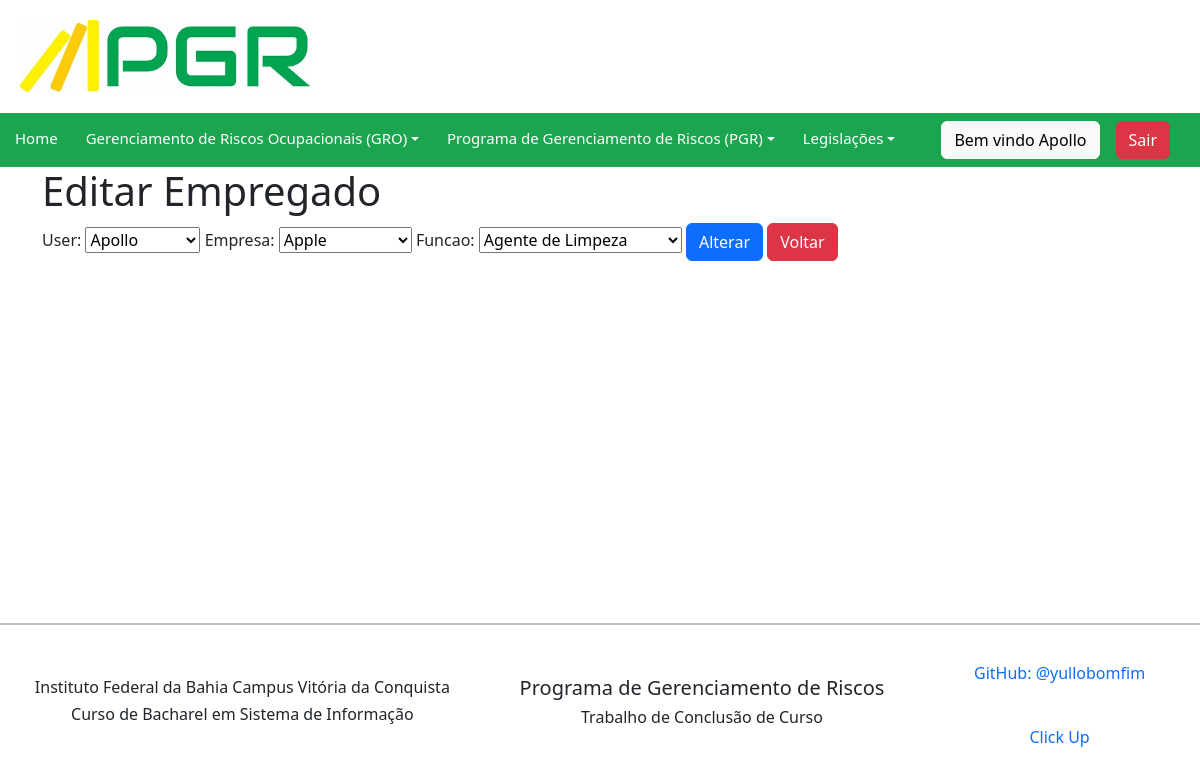
/empregado/update/12/ (signed in), run on the app's committed database.
### pgr/models.py (models this page shows, shortened)
class Empregado(models.Model):
    user = models.ForeignKey(User, on_delete=models.CASCADE)
    empresa = models.ForeignKey(Empresa, verbose_name=("empresa"), on_delete=models.CASCADE)
    funcao = models.ForeignKey(Funcao, verbose_name=("funcao"), on_delete=models.CASCADE)
    class Meta:
        verbose_name = "empregado"
        verbose_name_plural = "empregados"
        ordering = ['user']

### pgr/views.py (the view)
# urls.py: path('empregado/update/<int:pk>/', EmpregadoUpdateView.as_view(), name='empregado_update'),
class EmpregadoUpdateView(LoginRequiredMixin, UpdateView):
    login_url = reverse_lazy('login')
    model = Empregado
    form_class = EmpregadoForm
    template_name = 'empregado_update.html'
    success_url = reverse_lazy('empregado_list')

### pgr/forms.py
class EmpregadoForm(ModelForm):
    class Meta:
        model= Empregado
        fields = '__all__'

### pgr/models.py (called while the page is built)
    def __str__(self):
        return self.nome

    def __str__(self):
        return self.nome

### pgr/templates/empregado_update.html (shortened to what this page needs)
{% extends 'base.html' %}
{% load bootstrap %}
{% block content %}
<div class="container">
  <h1>Editar Empregado</h1>
  <form method="post">
    {{ form|bootstrap }}
    <button class="btn btn-primary" type="submit">Alterar</button>
    <a class="btn btn-danger" href="/empregado/">Voltar</a>
  </form>
</div>
  {% endblock %}

### pgr/templates/includes/navbar.html (shortened to what this page needs)
<nav class="navbar navbar-expand-lg navbar-light" style="background-color: #1ca54f;">
    <ul class="navbar-nav nav-text me-auto mb-2 mb-lg-0">
        <li class="nav-item">
            <a class="nav-link" href="{% url 'home'%}" >Home</a>
        </li>
        {% if user.is_authenticated %}
        <li class="nav-item dropdown dmenu">
            <a class="nav-link dropdown-toggle" href="#" id="navbardrop" data-toggle="dropdown">Gerenciamento de Riscos Ocupacionais (GRO)</a>
        </li>
        <li class="nav-item dropdown dmenu">
            <a class="nav-link dropdown-toggle" href="#" id="navbardrop" data-toggle="dropdown">Programa de Gerenciamento de Riscos (PGR)</a>
        </li>
        {% endif %}
        <li class="nav-item">
            <li class="nav-item dropdown dmenu">
            <a class="nav-link dropdown-toggle" href="#" id="navbardrop" data-toggle="dropdown">Legislações</a>
        </li>
    </ul>
        <div class="d-flex gap-3 align-items-center" style="margin-right: 30px">
            {% if user.is_authenticated %}
                <span class="btn btn-light">Bem vindo {{request.user|title}}</span>
                <a class="btn btn-danger" href="{% url 'logout' %}">Sair</a>
            {% endif %}
        </div>
</nav>

### pgr/static/css/pgr.css (style rules this page uses)
.navbar-light .navbar-nav .nav-link { display: block; color: #fff; padding-left: 15px; padding-top: 5px; font-size: 15px; margin-right: 5px; text-decoration: none; transition: color 0.3s ease-in-out, background-color 0.3s ease-in-out; }
.container { min-height: inherit; margin: auto; justify-content: center; align-items: center; }

### data on the page
Empregado: user "Apollo", empresa "Apple", funcao "Agente de Limpeza"

### other printed values
{{ request.user|title }} "Apollo"
